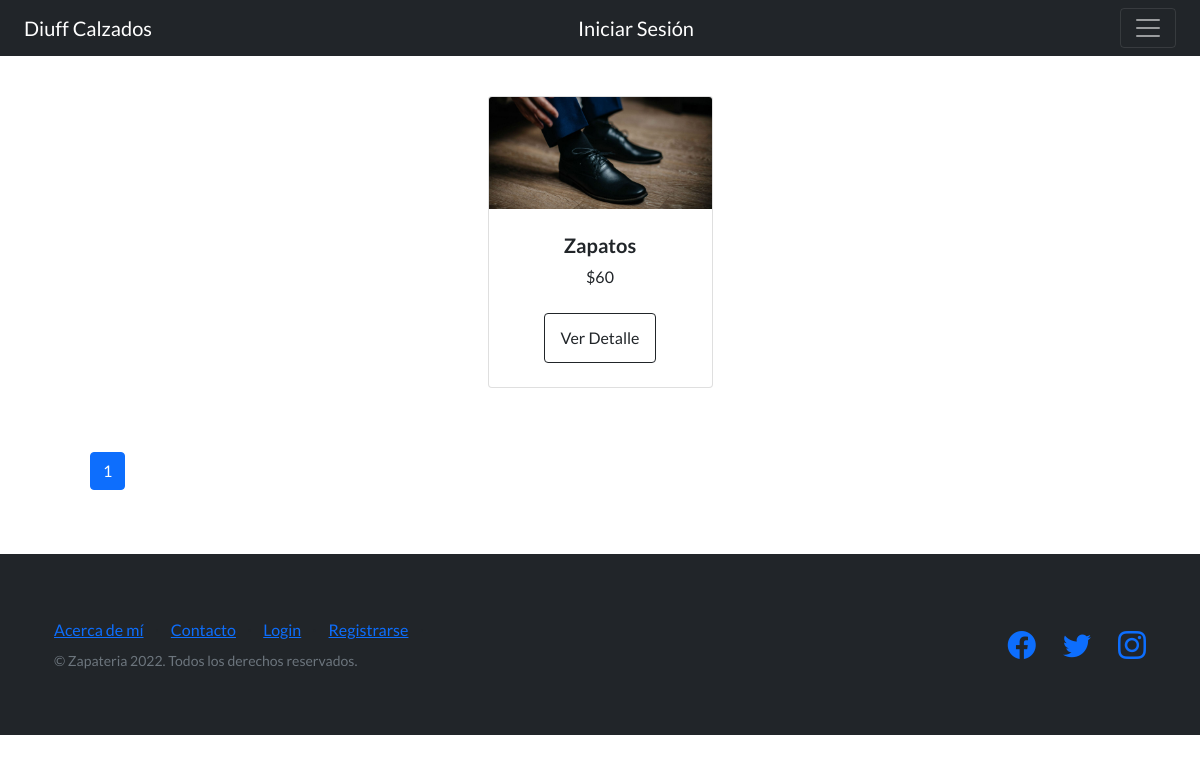
Before: /catalogo/listaArticulos/ with the older database file.
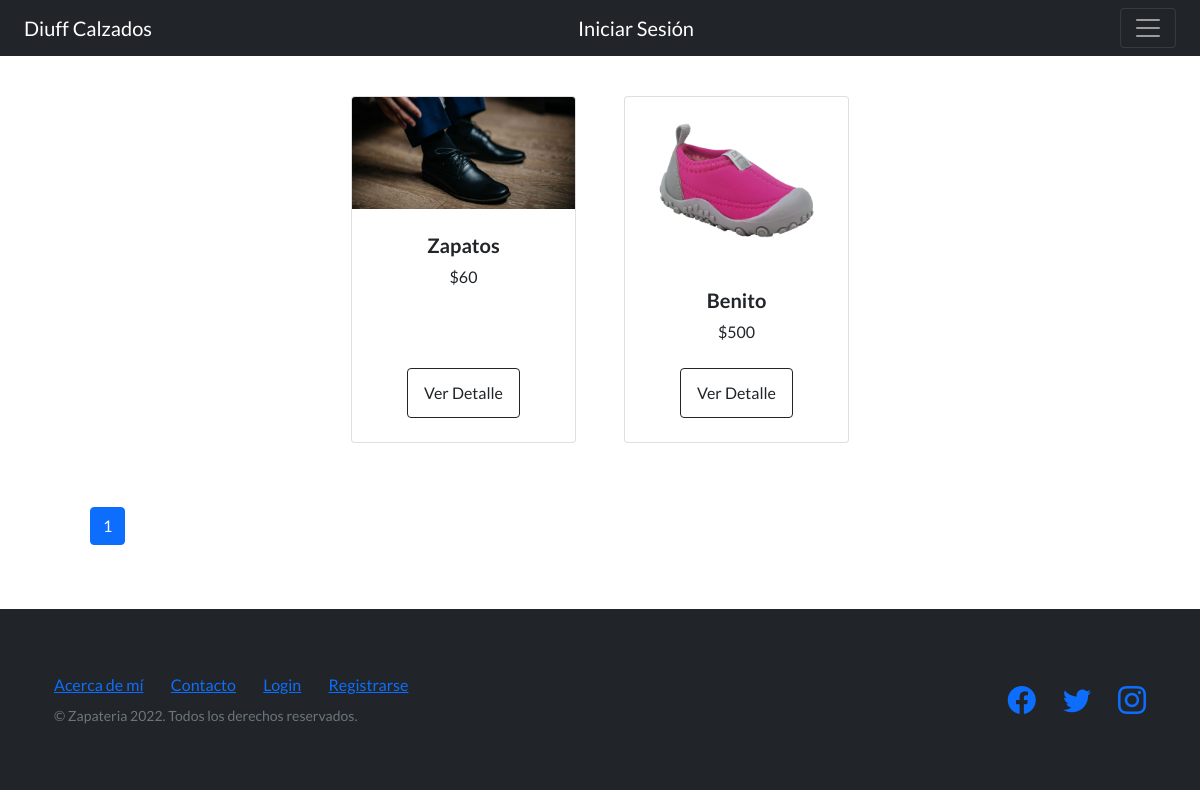
After: the same page with the newer database file.
### AppProyectoFinalPython/models.py (models this page shows, shortened)
class Articulo(models.Model):
    CodigoArticulo = models.CharField(max_length=8)
    Descripcion = models.CharField(max_length=30)
    Color = models.CharField(max_length=30)
    Talle = models.CharField(max_length=20)
    Precio = models.CharField(max_length=20)
    CodigoBarra = models.CharField(max_length=30)
    imagen = models.ImageField(upload_to='articulos', blank=True, null=True)
    DescripcionLarga = models.CharField(max_length=300)

### AppCatalogoArticulos/views.py (the view)
# urls.py: path('catalogo/listaArticulos/', lista_articulos, name='Articulos'),
def lista_articulos(request):
    avatar = Avatar()
    try:
        avatar = Avatar.objects.get(user=request.user.id)
    except:
        print("No hay datos")
    listado_articulos  = Articulo.objects.all()
    paginator     = Paginator(listado_articulos,8)
    pagina        = request.GET.get("page") or 1
    articulos     = paginator.get_page(pagina)
    pagina_actual = int(pagina)
    paginas       = range(1, articulos.paginator.num_pages + 1)
    contexto      = {"Articulos": articulos, "paginas":paginas, "pagina_actual":pagina_actual}
    busqueda      = request.GET.get("buscar")
    if(avatar.imagen):
        contexto["url"] = avatar.imagen.url
    return render(request, "lista-articulos.html", contexto )

### AppCatalogoArticulos/Templates/lista-articulos.html (shortened to what this page needs)
{% extends 'navBar.html'%}
{% load static %}
{% block blockDinamico %}
<section class="py-5">
    <div class="container px-4 px-lg-5 mt-5">
        <div class="row gx-4 gx-lg-5 row-cols-2 row-cols-md-3 row-cols-xl-4 justify-content-center">
            {% for articulo in Articulos %}
            <div class="col mb-5">
                <div class="card h-100">
                    {% if articulo.imagen %}
                        <img class="card-img-top" src="{{articulo.imagen.url}}" alt="..." />
                    {% else %}
                        <img class="card-img-top" src="https://dummyimage.com/600x700/dee2e6/6c757d.jpg" alt="..." />
                    {% endif %}
                    <div class="card-body p-4">
                        <div class="text-center">
                            <h5 class="fw-bolder">{{articulo.Descripcion}}</h5>
                            ${{articulo.Precio}}
                        </div>
                    </div>
                    <div class="card-footer p-4 pt-0 border-top-0 bg-transparent">
                        <div class="text-center"><a class="btn btn-outline-dark mt-auto" href="{% url 'VistaDetalleArticulo' articulo.id %}">Ver Detalle</a></div>
                    </div>
                </div>
            </div>
            {% endfor %}
        </div>
        <div class="row mt-3 justify-content-center" style="margin:auto; width:auto">
            <nav>
                <ul class="pagination">
                    {% for pagina in paginas %}
                    <li class="page-item{% if pagina_actual == pagina %} active {% endif %}">
                        <a class="page-link options-nav"
                            href="{% if busqueda %} ?buscar={{ busqueda }}&page={{ pagina }} {% else %} ?page={{ pagina }} {% endif %}">
                            {{pagina}}
                        </a>
                    </li>
                    {% endfor %}
                </ul>
            </nav>
        </div>
    </div>
</section>
{% endblock blockDinamico %}

Changed rows visible on the page:
added Articulo: imagen (picture), Descripcion "Benito", Precio "500"
